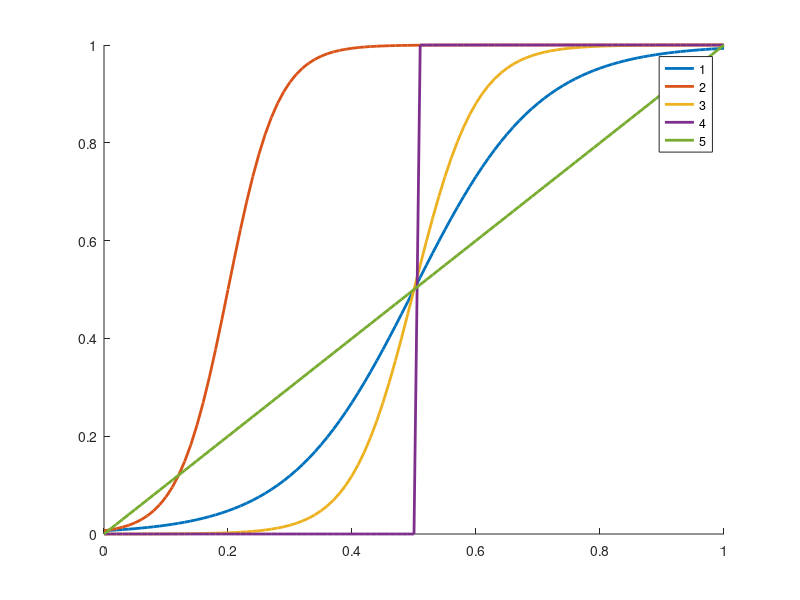

Source code (MATLAB): (Note: this script raises an error after producing the figure.)
% Test rule
clc;clear;
x=0:0.01:1;
A=[5,5,10];B=[0.5,0.2,0.5];
% A=5;B=0.2;
for i=1:length(A)
    a=A(i);
    b=B(i);
x1=1-exp(-a*(x./b-1));
x2=1+exp(-a*(x./b-1));
f(i,:)=1/2*(x1./x2+1);
end

f_rule1=ones(1,length(x));
f_rule1(1:floor(length(x)/2)+1)=0;

f_rule2=x;
figure;hold on
plot(x,f(1,:),'LineWidth',2)
plot(x,f(2,:),'LineWidth',2)
plot(x,f(3,:),'LineWidth',2)
plot(x,f_rule1,'LineWidth',2)
plot(x,f_rule2,'LineWidth',2)
legend('1','2','3','4','5')
Plotter('function comparison for different rules.','x','f(x)');